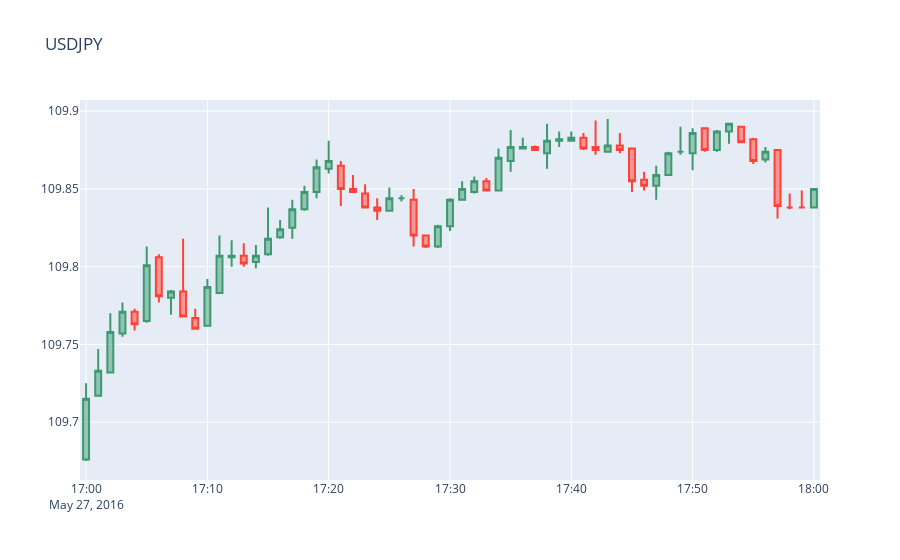

Notebook code for this chart:
### Markdown cell above
El precio inicia a la baja con un open de 105.34, pero en la media hora previa al indicador el precio tiene una disminución llegando a un close price de 105.09. Después del indicador tiene un ligero aumento y cierra a los 30 minutos con un close price de 105.19.

### Code cell
m.gv2
